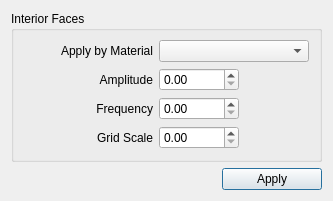
<?xml version="1.0" encoding="UTF-8"?>
<ui version="4.0">
 <class>NoiseToolsDlg</class>
 <widget class="QDialog" name="NoiseToolsDlg">
  <property name="geometry">
   <rect>
    <x>0</x>
    <y>0</y>
    <width>333</width>
    <height>201</height>
   </rect>
  </property>
  <property name="sizePolicy">
   <sizepolicy hsizetype="Preferred" vsizetype="Preferred">
    <horstretch>0</horstretch>
    <verstretch>0</verstretch>
   </sizepolicy>
  </property>
  <property name="windowTitle">
   <string>Dialog</string>
  </property>
  <layout class="QGridLayout" name="gridLayout">
   <item row="1" column="1">
    <widget class="QPushButton" name="btnApply">
     <property name="minimumSize">
      <size>
       <width>100</width>
       <height>0</height>
      </size>
     </property>
     <property name="maximumSize">
      <size>
       <width>100</width>
       <height>16777215</height>
      </size>
     </property>
     <property name="text">
      <string>Apply</string>
     </property>
    </widget>
   </item>
   <item row="0" column="0" colspan="2">
    <widget class="QGroupBox" name="groupBox">
     <property name="title">
      <string>Interior Faces</string>
     </property>
     <layout class="QGridLayout" name="gridLayout_2">
      <item row="0" column="0">
       <widget class="QLabel" name="labelApplyByMateria">
        <property name="sizePolicy">
         <sizepolicy hsizetype="Fixed" vsizetype="Preferred">
          <horstretch>0</horstretch>
          <verstretch>0</verstretch>
         </sizepolicy>
        </property>
        <property name="minimumSize">
         <size>
          <width>130</width>
          <height>0</height>
         </size>
        </property>
        <property name="maximumSize">
         <size>
          <width>130</width>
          <height>16777215</height>
         </size>
        </property>
        <property name="text">
         <string>Apply by Material</string>
        </property>
        <property name="alignment">
         <set>Qt::AlignRight|Qt::AlignTrailing|Qt::AlignVCenter</set>
        </property>
       </widget>
      </item>
      <item row="1" column="0">
       <widget class="QLabel" name="labelAmplitude">
        <property name="sizePolicy">
         <sizepolicy hsizetype="Fixed" vsizetype="Preferred">
          <horstretch>0</horstretch>
          <verstretch>0</verstretch>
         </sizepolicy>
        </property>
        <property name="minimumSize">
         <size>
          <width>130</width>
          <height>0</height>
         </size>
        </property>
        <property name="maximumSize">
         <size>
          <width>130</width>
          <height>16777215</height>
         </size>
        </property>
        <property name="text">
         <string>Amplitude</string>
        </property>
        <property name="alignment">
         <set>Qt::AlignRight|Qt::AlignTrailing|Qt::AlignVCenter</set>
        </property>
       </widget>
      </item>
      <item row="1" column="1">
       <widget class="QDoubleSpinBox" name="spinBoxAmplitude">
        <property name="minimumSize">
         <size>
          <width>80</width>
          <height>0</height>
         </size>
        </property>
        <property name="maximumSize">
         <size>
          <width>80</width>
          <height>16777215</height>
         </size>
        </property>
       </widget>
      </item>
      <item row="2" column="0">
       <widget class="QLabel" name="labelFrequency">
        <property name="sizePolicy">
         <sizepolicy hsizetype="Fixed" vsizetype="Preferred">
          <horstretch>0</horstretch>
          <verstretch>0</verstretch>
         </sizepolicy>
        </property>
        <property name="minimumSize">
         <size>
          <width>130</width>
          <height>0</height>
         </size>
        </property>
        <property name="maximumSize">
         <size>
          <width>130</width>
          <height>16777215</height>
         </size>
        </property>
        <property name="text">
         <string>Frequency</string>
        </property>
        <property name="alignment">
         <set>Qt::AlignRight|Qt::AlignTrailing|Qt::AlignVCenter</set>
        </property>
       </widget>
      </item>
      <item row="2" column="1">
       <widget class="QDoubleSpinBox" name="spinBoxFrequency">
        <property name="minimumSize">
         <size>
          <width>80</width>
          <height>0</height>
         </size>
        </property>
        <property name="maximumSize">
         <size>
          <width>80</width>
          <height>16777215</height>
         </size>
        </property>
       </widget>
      </item>
      <item row="3" column="0">
       <widget class="QLabel" name="labelGridScale">
        <property name="sizePolicy">
         <sizepolicy hsizetype="Fixed" vsizetype="Preferred">
          <horstretch>0</horstretch>
          <verstretch>0</verstretch>
         </sizepolicy>
        </property>
        <property name="minimumSize">
         <size>
          <width>130</width>
          <height>0</height>
         </size>
        </property>
        <property name="maximumSize">
         <size>
          <width>130</width>
          <height>16777215</height>
         </size>
        </property>
        <property name="text">
         <string>Grid Scale</string>
        </property>
        <property name="alignment">
         <set>Qt::AlignRight|Qt::AlignTrailing|Qt::AlignVCenter</set>
        </property>
       </widget>
      </item>
      <item row="3" column="1">
       <widget class="QDoubleSpinBox" name="spinBoxAmplitude_3">
        <property name="minimumSize">
         <size>
          <width>80</width>
          <height>0</height>
         </size>
        </property>
        <property name="maximumSize">
         <size>
          <width>80</width>
          <height>16777215</height>
         </size>
        </property>
       </widget>
      </item>
      <item row="0" column="1">
       <widget class="QComboBox" name="comboBoxApplyByMaterial">
        <property name="minimumSize">
         <size>
          <width>150</width>
          <height>0</height>
         </size>
        </property>
        <property name="maximumSize">
         <size>
          <width>150</width>
          <height>16777215</height>
         </size>
        </property>
       </widget>
      </item>
     </layout>
    </widget>
   </item>
  </layout>
 </widget>
 <tabstops>
  <tabstop>comboBoxApplyByMaterial</tabstop>
  <tabstop>spinBoxAmplitude</tabstop>
  <tabstop>spinBoxFrequency</tabstop>
  <tabstop>spinBoxAmplitude_3</tabstop>
  <tabstop>btnApply</tabstop>
 </tabstops>
 <resources/>
 <connections/>
</ui>
